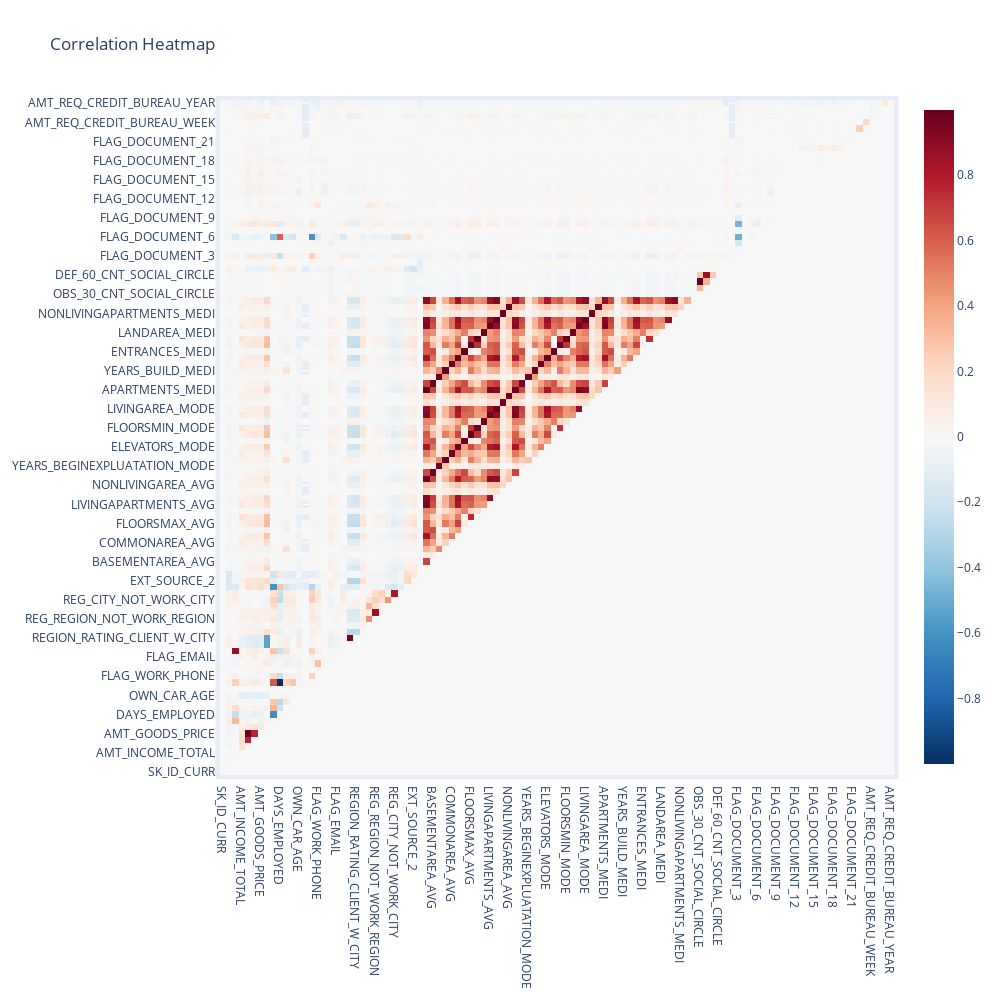

The cell this chart's notebook holds for it:
### Markdown cell above
### <span id='corr' style='color:#1696d2'>Data correlation

### Code cell
# get correlation from dataframe
df_corr = df_train.corr()
# set the upper triangle of the dataframe to zero for a cleaner display
half_df_corr = pd.DataFrame(np.triu(df_corr)!=0, columns=df_corr.columns, index=df_corr.index)
df_corr[half_df_corr] = 0
# plot heatmap
fig = px.imshow(df_corr, color_continuous_scale='RdBu_r', origin='lower')
fig.update_layout(
	title='Correlation Heatmap',
    autosize=False,
    width=1000,
    height=1000,
    margin=dict(l=50, r=50, b=50, t=100, pad=4)
)
fig.show()

### Figure 1 — Plotly figure (JSON) as saved in the notebook; plotly's stock layout.template omitted (floating-point values rounded to 4 significant figures; data arrays with more than 128 entries replaced by an {"elided": "..."} marker saying what was removed)
{"data": [{"coloraxis": "coloraxis", "hovertemplate": "x: %{x}<br>y: %{y}<br>color: %{z}<extra></extra>", "name": "0", "type": "heatmap", "x": ["SK_ID_CURR", "TARGET", "CNT_CHILDREN", "AMT_INCOME_TOTAL", "AMT_CREDIT", "AMT_ANNUITY", "AMT_GOODS_PRICE", "REGION_POPULATION_RELATIVE", "DAYS_BIRTH", "DAYS_EMPLOYED", "DAYS_REGISTRATION", "DAYS_ID_PUBLISH", "OWN_CAR_AGE", "FLAG_MOBIL", "FLAG_EMP_PHONE", "FLAG_WORK_PHONE", "FLAG_CONT_MOBILE", "FLAG_PHONE", "FLAG_EMAIL", "CNT_FAM_MEMBERS", "REGION_RATING_CLIENT", "REGION_RATING_CLIENT_W_CITY", "HOUR_APPR_PROCESS_START", "REG_REGION_NOT_LIVE_REGION", "REG_REGION_NOT_WORK_REGION", "LIVE_REGION_NOT_WORK_REGION", "REG_CITY_NOT_LIVE_CITY", "REG_CITY_NOT_WORK_CITY", "LIVE_CITY_NOT_WORK_CITY", "EXT_SOURCE_1", "EXT_SOURCE_2", "EXT_SOURCE_3", "APARTMENTS_AVG", "BASEMENTAREA_AVG", "YEARS_BEGINEXPLUATATION_AVG", "YEARS_BUILD_AVG", "COMMONAREA_AVG", "ELEVATORS_AVG", "ENTRANCES_AVG", "FLOORSMAX_AVG", "FLOORSMIN_AVG", "LANDAREA_AVG", "LIVINGAPARTMENTS_AVG", "LIVINGAREA_AVG", "NONLIVINGAPARTMENTS_AVG", "NONLIVINGAREA_AVG", "APARTMENTS_MODE", "BASEMENTAREA_MODE", "YEARS_BEGINEXPLUATATION_MODE", "YEARS_BUILD_MODE", "COMMONAREA_MODE", "ELEVATORS_MODE", "ENTRANCES_MODE", "FLOORSMAX_MODE", "FLOORSMIN_MODE", "LANDAREA_MODE", "LIVINGAPARTMENTS_MODE", "LIVINGAREA_MODE", "NONLIVINGAPARTMENTS_MODE", "NONLIVINGAREA_MODE", "APARTMENTS_MEDI", "BASEMENTAREA_MEDI", "YEARS_BEGINEXPLUATATION_MEDI", "YEARS_BUILD_MEDI", "COMMONAREA_MEDI", "ELEVATORS_MEDI", "ENTRANCES_MEDI", "FLOORSMAX_MEDI", "FLOORSMIN_MEDI", "LANDAREA_MEDI", "LIVINGAPARTMENTS_MEDI", "LIVINGAREA_MEDI", "NONLIVINGAPARTMENTS_MEDI", "NONLIVINGAREA_MEDI", "TOTALAREA_MODE", "OBS_30_CNT_SOCIAL_CIRCLE", "DEF_30_CNT_SOCIAL_CIRCLE", "OBS_60_CNT_SOCIAL_CIRCLE", "DEF_60_CNT_SOCIAL_CIRCLE", "DAYS_LAST_PHONE_CHANGE", "FLAG_DOCUMENT_2", "FLAG_DOCUMENT_3", "FLAG_DOCUMENT_4", "FLAG_DOCUMENT_5", "FLAG_DOCUMENT_6", "FLAG_DOCUMENT_7", "FLAG_DOCUMENT_8", "FLAG_DOCUMENT_9", "FLAG_DOCUMENT_10", "FLAG_DOCUMENT_11", "FLAG_DOCUMENT_12", "FLAG_DOCUMENT_13", "FLAG_DOCUMENT_14", "FLAG_DOCUMENT_15", "FLAG_DOCUMENT_16", "FLAG_DOCUMENT_17", "FLAG_DOCUMENT_18", "FLAG_DOCUMENT_19", "FLAG_DOCUMENT_20", "FLAG_DOCUMENT_21", "AMT_REQ_CREDIT_BUREAU_HOUR", "AMT_REQ_CREDIT_BUREAU_DAY", "AMT_REQ_CREDIT_BUREAU_WEEK", "AMT_REQ_CREDIT_BUREAU_MON", "AMT_REQ_CREDIT_BUREAU_QRT", "AMT_REQ_CREDIT_BUREAU_YEAR"], "xaxis": "x", "y": ["SK_ID_CURR", "TARGET", "CNT_CHILDREN", "AMT_INCOME_TOTAL", "AMT_CREDIT", "AMT_ANNUITY", "AMT_GOODS_PRICE", "REGION_POPULATION_RELATIVE", "DAYS_BIRTH", "DAYS_EMPLOYED", "DAYS_REGISTRATION", "DAYS_ID_PUBLISH", "OWN_CAR_AGE", "FLAG_MOBIL", "FLAG_EMP_PHONE", "FLAG_WORK_PHONE", "FLAG_CONT_MOBILE", "FLAG_PHONE", "FLAG_EMAIL", "CNT_FAM_MEMBERS", "REGION_RATING_CLIENT", "REGION_RATING_CLIENT_W_CITY", "HOUR_APPR_PROCESS_START", "REG_REGION_NOT_LIVE_REGION", "REG_REGION_NOT_WORK_REGION", "LIVE_REGION_NOT_WORK_REGION", "REG_CITY_NOT_LIVE_CITY", "REG_CITY_NOT_WORK_CITY", "LIVE_CITY_NOT_WORK_CITY", "EXT_SOURCE_1", "EXT_SOURCE_2", "EXT_SOURCE_3", "APARTMENTS_AVG", "BASEMENTAREA_AVG", "YEARS_BEGINEXPLUATATION_AVG", "YEARS_BUILD_AVG", "COMMONAREA_AVG", "ELEVATORS_AVG", "ENTRANCES_AVG", "FLOORSMAX_AVG", "FLOORSMIN_AVG", "LANDAREA_AVG", "LIVINGAPARTMENTS_AVG", "LIVINGAREA_AVG", "NONLIVINGAPARTMENTS_AVG", "NONLIVINGAREA_AVG", "APARTMENTS_MODE", "BASEMENTAREA_MODE", "YEARS_BEGINEXPLUATATION_MODE", "YEARS_BUILD_MODE", "COMMONAREA_MODE", "ELEVATORS_MODE", "ENTRANCES_MODE", "FLOORSMAX_MODE", "FLOORSMIN_MODE", "LANDAREA_MODE", "LIVINGAPARTMENTS_MODE", "LIVINGAREA_MODE", "NONLIVINGAPARTMENTS_MODE", "NONLIVINGAREA_MODE", "APARTMENTS_MEDI", "BASEMENTAREA_MEDI", "YEARS_BEGINEXPLUATATION_MEDI", "YEARS_BUILD_MEDI", "COMMONAREA_MEDI", "ELEVATORS_MEDI", "ENTRANCES_MEDI", "FLOORSMAX_MEDI", "FLOORSMIN_MEDI", "LANDAREA_MEDI", "LIVINGAPARTMENTS_MEDI", "LIVINGAREA_MEDI", "NONLIVINGAPARTMENTS_MEDI", "NONLIVINGAREA_MEDI", "TOTALAREA_MODE", "OBS_30_CNT_SOCIAL_CIRCLE", "DEF_30_CNT_SOCIAL_CIRCLE", "OBS_60_CNT_SOCIAL_CIRCLE", "DEF_60_CNT_SOCIAL_CIRCLE", "DAYS_LAST_PHONE_CHANGE", "FLAG_DOCUMENT_2", "FLAG_DOCUMENT_3", "FLAG_DOCUMENT_4", "FLAG_DOCUMENT_5", "FLAG_DOCUMENT_6", "FLAG_DOCUMENT_7", "FLAG_DOCUMENT_8", "FLAG_DOCUMENT_9", "FLAG_DOCUMENT_10", "FLAG_DOCUMENT_11", "FLAG_DOCUMENT_12", "FLAG_DOCUMENT_13", "FLAG_DOCUMENT_14", "FLAG_DOCUMENT_15", "FLAG_DOCUMENT_16", "FLAG_DOCUMENT_17", "FLAG_DOCUMENT_18", "FLAG_DOCUMENT_19", "FLAG_DOCUMENT_20", "FLAG_DOCUMENT_21", "AMT_REQ_CREDIT_BUREAU_HOUR", "AMT_REQ_CREDIT_BUREAU_DAY", "AMT_REQ_CREDIT_BUREAU_WEEK", "AMT_REQ_CREDIT_BUREAU_MON", "AMT_REQ_CREDIT_BUREAU_QRT", "AMT_REQ_CREDIT_BUREAU_YEAR"], "yaxis": "y", "z": {"elided": "106x106 float values"}}], "layout": {"autosize": false, "coloraxis": {"colorscale": [[0, "rgb(5,48,97)"], [0.1, "rgb(33,102,172)"], [0.2, "rgb(67,147,195)"], [0.3, "rgb(146,197,222)"], [0.4, "rgb(209,229,240)"], [0.5, "rgb(247,247,247)"], [0.6, "rgb(253,219,199)"], [0.7, "rgb(244,165,130)"], [0.8, "rgb(214,96,77)"], [0.9, "rgb(178,24,43)"], [1, "rgb(103,0,31)"]]}, "height": 1000, "margin": {"b": 50, "l": 50, "pad": 4, "r": 50, "t": 100}, "title": {"text": "Correlation Heatmap"}, "width": 1000, "xaxis": {"anchor": "y", "constrain": "domain", "domain": [0, 1], "scaleanchor": "y"}, "yaxis": {"anchor": "x", "autorange": true, "constrain": "domain", "domain": [0, 1]}}}
